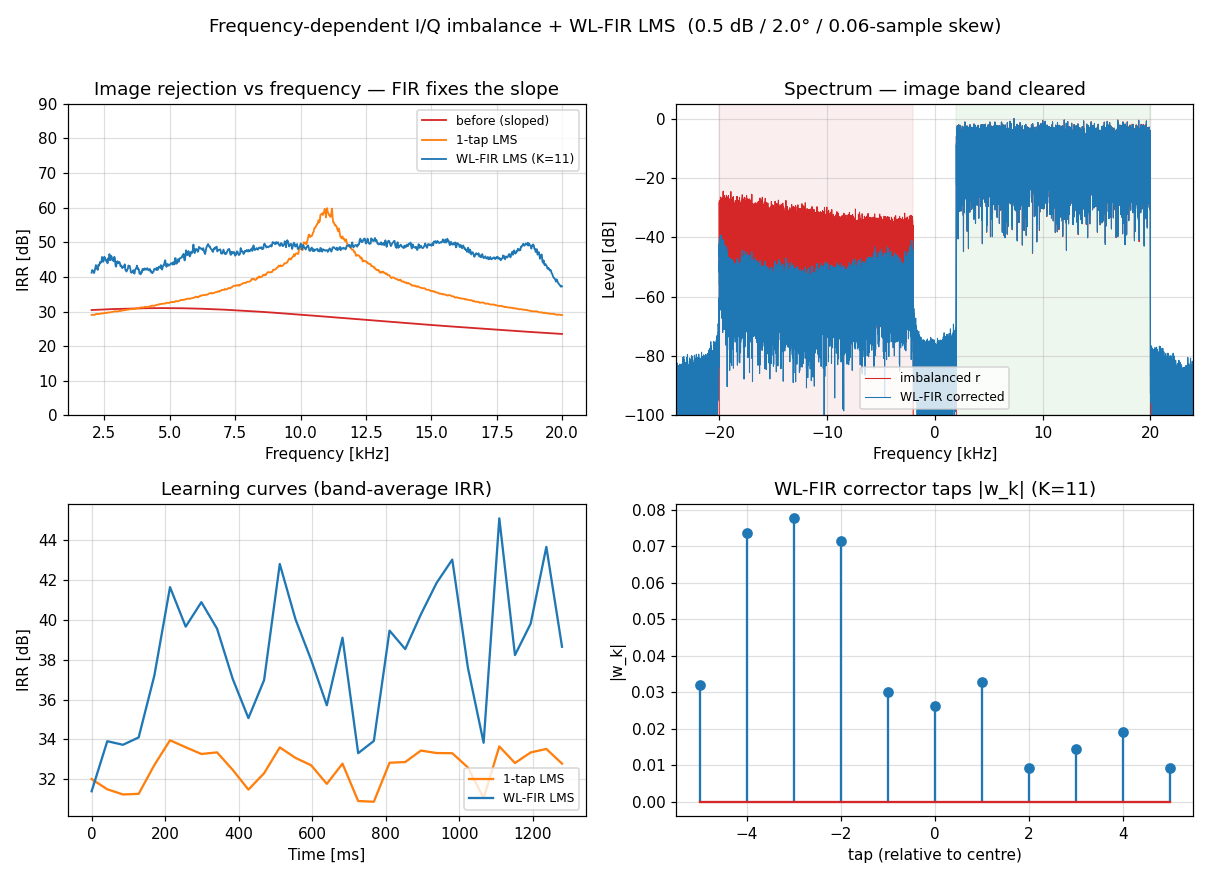

This chart was generated by the following Python code:
"""iq_fd_imbalance_wlfir.py

**Frequency-dependent** I/Q imbalance and its **widely-linear FIR (WL-FIR) LMS**
correction -- the realistic case where the I and Q analog branches have
*different frequency responses* (mismatched filters, a small delay skew), so the
phase/gain error varies across the band and the image rejection is sloped.

A single complex weight (see `iq_imbalance_lms.py`) can only set one gain/phase,
so it flattens the *average* imbalance but leaves a residual slope.  Modelling the
correction as an FIR on the conjugate branch,

    y[n] = r[n-D] - sum_k conj(w_k) * conj(r[n-k])      (K-tap, D = centre delay)

lets the corrector match a frequency-dependent  -nu(f)/mu(f)  and restore the
rejection across the whole band.  The taps adapt by NLMS (an adaptive canceller
using conj(r) as the reference); because  w * conj(r)  lands almost entirely in
the image (-f) band, it removes the image without disturbing the wanted (+f).
"""

import numpy as np
from scipy.signal import welch

import iq_imbalance_lms as iq          # analytic_wanted, blind_lms (1-tap), metrics


# ---------------------------------------------------------------------------
#  Frequency-dependent imbalance (branch delay skew + gain/phase)
# ---------------------------------------------------------------------------
def _frac_delay(x, d):
    """Fractional-sample delay of a real signal via FFT phase."""
    N = x.size
    f = np.fft.fftfreq(N)
    return np.real(np.fft.ifft(np.fft.fft(x) * np.exp(-1j * 2 * np.pi * f * d)))


def apply_fd_imbalance(s, gain_db, phase_deg, delay_samp):
    """I/Q imbalance with a Q-branch delay skew -> phase error grows with freq."""
    g = 10 ** (gain_db / 20)
    phi = np.radians(phase_deg)
    I, Q = s.real, s.imag
    Qd = _frac_delay(Q, delay_samp)
    Qp = g * (Qd * np.cos(phi) + I * np.sin(phi))
    return I + 1j * Qp


# ---------------------------------------------------------------------------
#  Widely-linear FIR LMS corrector
# ---------------------------------------------------------------------------
def wl_fir_lms(r, K=9, mu=0.25, w_hist=False):
    """Blind circularity-restoring widely-linear FIR corrector.

        y[n] = r[n] + sum_{k=0}^{K-1} w_k * conj(r[n-k])
        w_k <- w_k - mu' * y[n] * y[n-k]            (nulls pseudo-autocorr of y)

    The correction term  w * conj(r)  lands in the image (-f) band; the update
    drives the output pseudo-autocorrelation E[y[n] y[n-k]] -> 0.  That quantity
    is zero for a *proper* signal at every lag, so a well-corrected (proper)
    wanted signal is a fixed point and is left untouched whatever its colour;
    only the improper (image) part is removed.  NLMS step.
    """
    N = r.size
    w = np.zeros(K, dtype=complex)
    y = np.array(r, dtype=complex)
    rc = np.conj(r)
    hist = [] if w_hist else None
    for n in range(K, N):
        u = rc[n:n - K:-1]                       # conj(r[n]),...,conj(r[n-K+1])
        yn = r[n] + np.dot(w, u)                 # w^T u  (no conjugation on w)
        y[n] = yn
        yv = y[n:n - K:-1]                       # y[n], y[n-1], ..., y[n-K+1]
        w = w - mu * yn * yv / (np.vdot(yv, yv).real + 1e-9)
        if w_hist and (n % 64 == 0):
            hist.append((n, w.copy()))
    return (y, w, hist) if w_hist else (y, w)


# ---------------------------------------------------------------------------
#  Frequency-resolved image rejection
# ---------------------------------------------------------------------------
def irr_spectrum(z, fs, fa, fb, nperseg=2048):
    f, P = welch(z, fs=fs, nperseg=nperseg, return_onesided=False, detrend=False)
    f = np.fft.fftshift(f); P = np.fft.fftshift(P)
    pos = (f >= fa) & (f <= fb)
    fp = f[pos]
    Pp = P[pos]
    Pm = np.interp(-fp[::-1], f, P)[::-1]         # PSD at the mirror -f
    return fp, 10 * np.log10(Pp / np.maximum(Pm, 1e-30))


def _band_irr(z, fs, fa, fb):
    return iq.irr_measure_db(z, fa, fb, fs)


# ---------------------------------------------------------------------------
#  Demo
# ---------------------------------------------------------------------------
def main():
    fs = 48000.0
    fa, fb = 2000.0, 20000.0                      # wide band to expose the slope
    N = 1 << 16
    gain_db, phase_deg, delay = 0.5, 2.0, 0.06    # + branch delay skew (samples)

    s = iq.analytic_wanted(N, fa, fb, fs)
    r = apply_fd_imbalance(s, gain_db, phase_deg, delay)

    Ktaps = 11
    y1, w1 = iq.blind_lms(r)                      # single complex weight
    yK, wK, hist = wl_fir_lms(r, K=Ktaps, mu=0.003, w_hist=True)

    print("Frequency-dependent I/Q imbalance: %.1f dB, %.1f deg, %.2f-sample skew\n"
          % (gain_db, phase_deg, delay))
    print("  band-average IRR   before : %5.1f dB" % _band_irr(r, fs, fa, fb))
    print("  band-average IRR   1-tap  : %5.1f dB" % _band_irr(y1[N // 2:], fs, fa, fb))
    print("  band-average IRR   WL-FIR : %5.1f dB" % _band_irr(yK[N // 2:], fs, fa, fb))

    fbi, irr_b = irr_spectrum(r, fs, fa, fb)
    _, irr_1 = irr_spectrum(y1[N // 2:], fs, fa, fb)
    _, irr_K = irr_spectrum(yK[N // 2:], fs, fa, fb)
    print("  worst-in-band IRR  before/1-tap/WL-FIR : %.1f / %.1f / %.1f dB"
          % (irr_b.min(), irr_1.min(), irr_K.min()))

    # learning curves
    L = 2048
    starts = np.arange(0, N - L, L)
    lc1 = np.array([_band_irr(y1[a:a + L], fs, fa, fb) for a in starts])
    lcK = np.array([_band_irr(yK[a:a + L], fs, fa, fb) for a in starts])
    lct = starts / fs * 1000

    _plots(fs, fa, fb, r, yK, fbi, irr_b, irr_1, irr_K, lct, lc1, lcK, wK,
           gain_db, phase_deg, delay)


def _plots(fs, fa, fb, r, yK, fbi, irr_b, irr_1, irr_K, lct, lc1, lcK, wK,
           gain_db, phase_deg, delay):
    import matplotlib
    matplotlib.use("Agg")
    import matplotlib.pyplot as plt

    fig, ax = plt.subplots(2, 2, figsize=(11, 8))

    # (a) IRR vs frequency: the key comparison
    ax[0, 0].plot(fbi / 1000, irr_b, color="C3", lw=1.2, label="before (sloped)")
    ax[0, 0].plot(fbi / 1000, irr_1, color="C1", lw=1.2, label="1-tap LMS")
    ax[0, 0].plot(fbi / 1000, irr_K, color="C0", lw=1.2, label="WL-FIR LMS (K=%d)" % wK.size)
    ax[0, 0].set_ylim(0, max(90, np.nanmax(irr_K) + 5))
    ax[0, 0].set_title("Image rejection vs frequency — FIR fixes the slope")
    ax[0, 0].set_xlabel("Frequency [kHz]"); ax[0, 0].set_ylabel("IRR [dB]")
    ax[0, 0].grid(True, alpha=0.4); ax[0, 0].legend(fontsize=8)

    # (b) spectra before vs WL-FIR
    def spec(z):
        Z = np.fft.fftshift(np.fft.fft(z * np.hanning(z.size)))
        m = 20 * np.log10(np.maximum(np.abs(Z), 1e-9)); return m - m.max()
    f = np.fft.fftshift(np.fft.fftfreq(r.size, 1 / fs)) / 1000
    ax[0, 1].plot(f, spec(r), color="C3", lw=0.7, label="imbalanced r")
    ax[0, 1].plot(f, spec(yK), color="C0", lw=0.7, label="WL-FIR corrected")
    ax[0, 1].axvspan(fa / 1000, fb / 1000, color="C2", alpha=0.08)
    ax[0, 1].axvspan(-fb / 1000, -fa / 1000, color="C3", alpha=0.08)
    ax[0, 1].set_xlim(-fs / 2000, fs / 2000); ax[0, 1].set_ylim(-100, 5)
    ax[0, 1].set_title("Spectrum — image band cleared")
    ax[0, 1].set_xlabel("Frequency [kHz]"); ax[0, 1].set_ylabel("Level [dB]")
    ax[0, 1].grid(True, alpha=0.4); ax[0, 1].legend(fontsize=8, loc="lower center")

    # (c) learning curves
    ax[1, 0].plot(lct, lc1, color="C1", label="1-tap LMS")
    ax[1, 0].plot(lct, lcK, color="C0", label="WL-FIR LMS")
    ax[1, 0].set_title("Learning curves (band-average IRR)")
    ax[1, 0].set_xlabel("Time [ms]"); ax[1, 0].set_ylabel("IRR [dB]")
    ax[1, 0].grid(True, alpha=0.4); ax[1, 0].legend(fontsize=8, loc="lower right")

    # (d) corrector FIR taps
    K = wK.size
    ax[1, 1].stem(np.arange(K) - K // 2, np.abs(wK))
    ax[1, 1].set_title("WL-FIR corrector taps |w_k| (K=%d)" % K)
    ax[1, 1].set_xlabel("tap (relative to centre)"); ax[1, 1].set_ylabel("|w_k|")
    ax[1, 1].grid(True, alpha=0.4)

    fig.suptitle("Frequency-dependent I/Q imbalance + WL-FIR LMS  "
                 "(%.1f dB / %.1f° / %.2f-sample skew)" % (gain_db, phase_deg, delay),
                 fontsize=12)
    fig.tight_layout(rect=[0, 0, 1, 0.97])
    out = "iq_fd_imbalance_wlfir.png"
    fig.savefig(out, dpi=110)
    print("Saved plot -> %s" % out)


if __name__ == "__main__":
    main()
